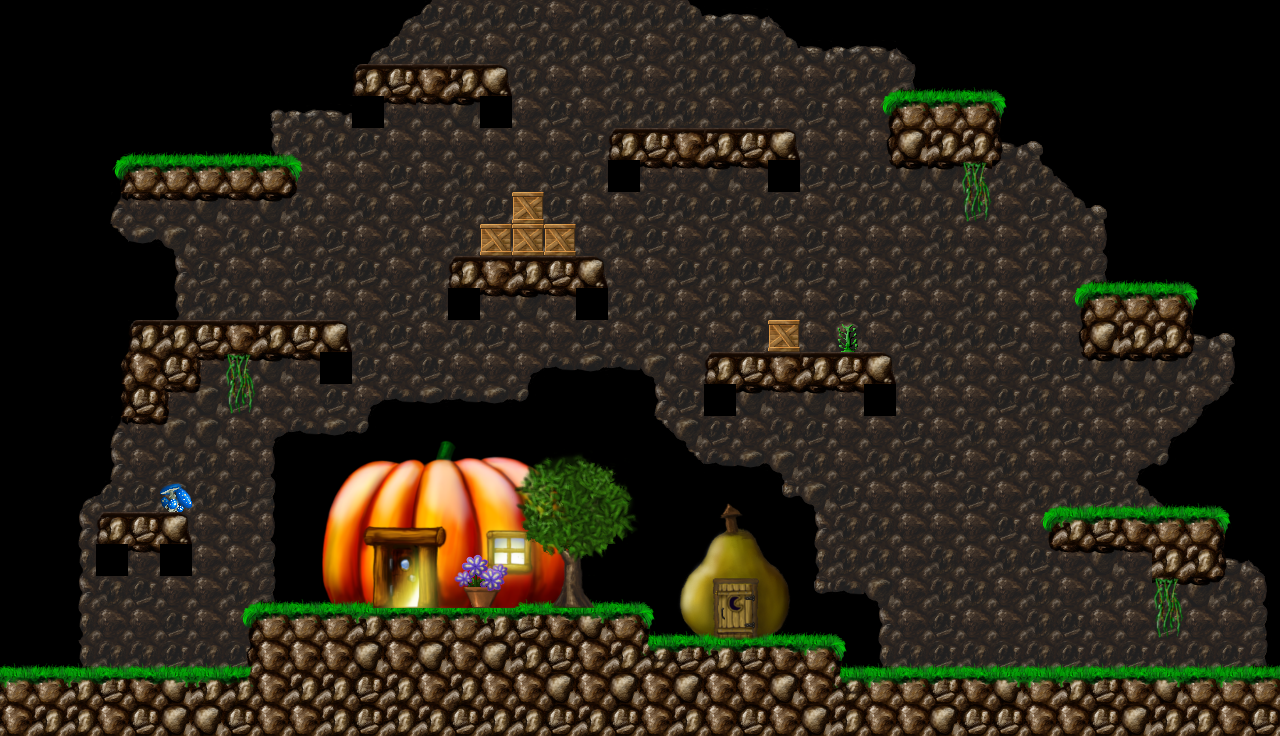

A level layout from a 2D game, rendered from its tile map. Below: a short description, then the map file with its tile-grid data intact:
An orthogonal 40x23 tile map with 32x32 px tiles, 1 tile layer (Tile Layer 1).

<map version="1.2" tiledversion="1.2.0" orientation="orthogonal" renderorder="right-down" width="40" height="23" tilewidth="32" tileheight="32" infinite="0" nextlayerid="2" nextobjectid="1">
 <tileset firstgid="1" source="tilemap.tsx" />
 <layer id="1" name="Tile Layer 1" width="40" height="23">
  <data encoding="csv">
0,0,0,0,0,0,0,0,0,0,0,0,1430,1367,1427,1427,1428,1363,1427,1427,1427,1366,1299,1300,1431,0,0,0,0,0,0,0,0,0,0,0,0,0,0,0,
0,0,0,0,0,0,0,0,0,0,0,1430,1367,1427,1428,1363,1427,1427,1427,1428,1363,1427,1427,1427,1366,1300,1299,1300,1431,0,0,0,0,0,0,0,0,0,0,0,
0,0,0,0,0,0,0,0,0,0,0,3493,3488,3489,3487,3552,1427,1363,1363,1427,1363,1427,1427,1427,1363,1363,1427,1556,1305,1560,1559,1561,0,0,0,0,0,0,0,0,
0,0,0,0,0,0,0,0,1298,1299,1300,1552,1879,1879,1880,1488,1363,1428,1363,1427,1427,1427,1363,1428,1363,1428,1363,1620,3428,3428,3428,1625,0,0,0,0,0,0,0,0,
0,0,0,1558,1560,1560,1559,1560,1304,1557,1427,1428,1363,1363,1363,1363,1363,1363,1428,3551,3488,3489,3487,3488,3552,1363,1363,1684,3492,3555,3555,1425,1301,0,0,0,0,0,0,0,
0,0,0,1622,3428,3428,3428,3428,3428,1621,1363,1363,1428,1363,1427,1363,1363,1428,1427,1552,1879,1879,1880,1879,1488,1428,1428,1878,1880,1880,1432,1881,1366,1431,0,0,0,0,0,0,
0,0,0,1235,1879,1879,1880,1879,1880,1881,1363,1427,1363,1428,1427,1428,3550,1428,1363,1363,1428,1427,1428,1427,1428,1363,1427,1427,1427,1427,1496,1363,1428,1366,1301,0,0,0,0,0,
0,0,0,1494,1492,1303,1363,1427,1428,1363,1428,1363,1427,1363,1427,3550,3550,3550,1363,1427,1428,1363,1427,1363,1363,1428,1363,1363,1363,1427,1363,1363,1427,1363,1365,0,0,0,0,0,
0,0,0,0,0,1362,1428,1363,1363,1428,1427,1428,1363,1427,3551,3489,3487,3488,3552,1363,1363,1428,1427,1428,1427,1428,1363,1363,1427,1427,1427,1363,1427,1556,1305,1560,1559,1561,0,0,
0,0,0,0,0,1426,1427,1427,1363,1428,1363,1363,1428,1427,1552,1879,1880,1879,1488,1427,1427,1363,1427,1363,1363,1363,1428,1428,1363,1363,1427,1363,1363,1620,3428,3428,3428,1625,0,0,
0,0,0,0,3493,3487,3488,3489,3487,3488,3552,1427,1428,1363,1427,1428,1363,1363,1428,1363,1427,1428,1363,1427,3550,1363,1433,1363,1428,1427,1427,1428,1363,1684,3492,3555,3555,1425,1301,0,
0,0,0,1237,3491,3556,1746,1432,1880,1879,1488,1428,1363,1428,1363,1363,1302,1491,1492,1491,1303,1363,3551,3488,3489,3487,3488,3552,1427,1427,1363,1363,1428,1878,1880,1880,1880,1881,1365,0,
0,0,0,1750,3556,1746,1681,1496,1363,1363,1428,1302,1491,1492,1491,1492,1493,0,0,0,1362,1428,1552,1880,1879,1880,1879,1488,1363,1363,1363,1428,1427,1363,1363,1427,1428,1302,1495,0,
0,0,0,1235,1879,1681,1364,1363,1302,1491,1492,1493,0,888,889,0,0,0,0,0,1494,1303,1428,1363,1427,1428,1363,1363,1428,1363,1427,1363,1427,1428,1363,1363,1302,1495,0,0,
0,0,0,1362,1363,1427,1427,1363,1365,0,949,950,951,952,953,954,959,960,996,997,0,1494,1491,1492,1303,1427,1363,1427,1427,1428,1363,1427,1363,1363,1428,1302,1493,0,0,0,
0,0,1430,1367,1428,1369,1427,1428,1429,0,1013,1014,1015,1016,1017,1018,1023,1024,1060,1061,0,0,912,913,1490,1303,1428,1363,1363,1363,1428,1363,1556,1623,1624,1687,1752,1559,1561,0,
0,0,1362,3551,3488,3552,1363,1363,1365,0,1077,1078,1079,1080,1081,1082,1087,1088,1124,1261,0,0,976,977,0,1362,1427,1427,1363,1363,1363,1428,1620,3423,3424,3425,3428,3428,1625,0,
0,0,1426,1552,1879,1488,1363,1363,1429,0,1141,1142,1143,1144,1021,1022,1151,1152,1324,0,0,1039,1040,1041,1042,1426,1427,1427,1363,1427,1363,1427,1878,1879,1880,1879,3555,3555,1425,1431,
0,0,1362,1427,1428,1363,1363,1556,1305,1559,1149,1150,1207,1208,1085,1086,1215,1216,1450,1559,1561,1103,1104,1105,1106,1490,1491,1303,1363,1427,1427,1363,1427,1363,1427,1427,1432,1880,1881,1365,
0,0,1426,1363,1363,1428,1363,1620,3428,3428,3428,3423,3428,3428,3428,3423,3424,3425,3426,3428,1682,1167,1168,1169,1170,1560,1561,1362,1363,1428,1363,1363,1427,1428,1363,1363,1496,1363,1363,1429,
1559,1560,1304,1623,1623,1624,1623,1811,3491,3491,3491,3492,3491,3492,3491,3492,3555,3556,3491,3555,3363,3424,3423,3424,3425,3427,1682,1304,1623,1624,1623,1624,1623,1624,1623,1624,1623,1623,1624,1305,
3427,3428,3423,3424,3425,3426,3423,3364,3491,3555,3555,3556,3555,3491,3555,3491,3491,3492,3491,3492,3491,3492,3491,3491,3492,3491,3363,3427,3428,3424,3425,3426,3427,3423,3424,3425,3426,3428,3427,3428,
3491,3555,3555,3491,3556,3492,3492,3556,3491,3491,3555,3556,3555,3555,3556,3555,3555,3556,3555,3556,3491,3555,3491,3556,3491,3492,3555,3491,3491,3492,3556,3556,3491,3491,3556,3492,3555,3555,3491,3556
</data>
 </layer>
</map>
